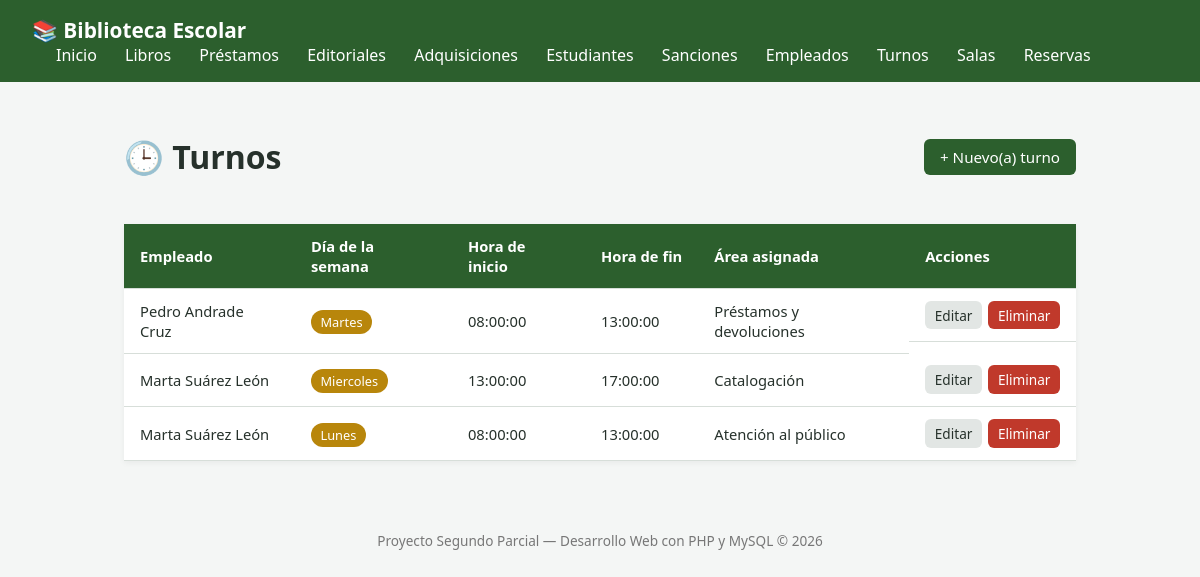
The page /index.php?route=turnos on the database its author committed.
### tables this page shows
CREATE TABLE IF NOT EXISTS turnos (
    id INT AUTO_INCREMENT PRIMARY KEY,
    empleado_id INT NOT NULL,
    dia_semana ENUM('Lunes', 'Martes', 'Miercoles', 'Jueves', 'Viernes', 'Sabado') NOT NULL DEFAULT 'Lunes',
    hora_inicio TIME NOT NULL,
    hora_fin TIME NOT NULL,
    area VARCHAR(80) NOT NULL,
    creado_en TIMESTAMP DEFAULT CURRENT_TIMESTAMP,
    CONSTRAINT fk_turno_empleado
        FOREIGN KEY (empleado_id) REFERENCES empleados(id)
        ON DELETE CASCADE
        ON UPDATE CASCADE
);

CREATE TABLE IF NOT EXISTS empleados (
    id INT AUTO_INCREMENT PRIMARY KEY,
    nombres VARCHAR(100) NOT NULL,
    apellidos VARCHAR(100) NOT NULL,
    cargo VARCHAR(80) NOT NULL,
    telefono VARCHAR(20) NOT NULL,
    email VARCHAR(150) NOT NULL UNIQUE,
    creado_en TIMESTAMP DEFAULT CURRENT_TIMESTAMP
);

### app/controllers/turnosController.php (called while the page is built, shortened)
<?php
require_once __DIR__ . '/../models/turnos.php';
class TurnoController
{
    public function index(): void
    {
        $turnosLista = turnos::obtenerTodos();
        require __DIR__ . '/../views/turnos/index.php';
    }
}

### app/models/turnos.php (called while the page is built, shortened)
<?php
class turnos{
    public static function obtenerTodos()
    {
        $conn = Conexion::conectar();
        $sql = "SELECT
        h.id, h.empleado_id, p.nombres AS nombre_empleado, p.apellidos, h.dia_semana, h.hora_inicio, h.hora_fin, h.area
        FROM turnos h
        INNER JOIN empleados p
        ON h.empleado_id = p.id
        ORDER BY h.id DESC";
        $res = $conn->query($sql);
        $turnosLista = [];
        while ($fila = $res->fetch_assoc()) {
            $turnosLista[] = $fila;
        }
        return $turnosLista;
    }
}
?>

### app/views/turnos/index.php (the view, shortened to what this page needs)
<?php require __DIR__ . '/../header.php'; ?>
<div class="page-header">
    <h1>🕒 Turnos</h1>
    <a href="index.php?route=turnos/create" class="btn btn-primary">+ Nuevo(a) turno</a>
</div>
<?php if (empty($turnosLista)): ?>
    <p class="empty-state">No hay registros todavía.</p>
<?php else: ?>
    <table class="tabla">
        <thead>
            <tr>
                <th>Empleado</th>
                <th>Día de la semana</th>
                <th>Hora de inicio</th>
                <th>Hora de fin</th>
                <th>Área asignada</th>
                <th>Acciones</th>
            </tr>
        </thead>
        <tbody>
            <?php foreach ($turnosLista as $reg): ?>
                <tr>
                    <td><?= htmlspecialchars($reg['nombre_empleado'] . ' ' . $reg['apellidos']) ?></td>
                    <td>
                        <?php $clasesEstado_dia_semana = ['Lunes' => 'badge-warning', 'Martes' => 'badge-warning', 'Miercoles' => 'badge-warning', 'Jueves' => 'badge-warning', 'Viernes' => 'badge-warning', 'Sabado' => 'badge-warning']; ?>
                        <span class="badge <?= $clasesEstado_dia_semana[$reg['dia_semana']] ?? '' ?>"><?= htmlspecialchars(ucfirst($reg['dia_semana'])) ?></span>
                    </td>
                    <td><?= htmlspecialchars($reg['hora_inicio']) ?></td>
                    <td><?= htmlspecialchars($reg['hora_fin']) ?></td>
                    <td><?= htmlspecialchars($reg['area']) ?></td>
                    <td class="acciones">
                        <a href="index.php?route=turnos/edit&id=<?= $reg['id'] ?>" class="btn btn-small">Editar</a>
                        <a href="index.php?route=turnos/delete&id=<?= $reg['id'] ?>"
                           class="btn btn-small btn-danger"
                           onclick="return confirm('¿Está seguro de eliminar este registro? Esta acción no se puede deshacer.');">
                           Eliminar
                        </a>
                    </td>
                </tr>
            <?php endforeach; ?>
        </tbody>
    </table>
<?php endif; ?>
<?php require __DIR__ . '/../footer.php'; ?>

### public/css/style.css (style rules this page uses)
:root { --color-primario: #2c5f2d; --color-primario-oscuro: #1e4220; --color-fondo: #f4f6f5; --color-texto: #26312b; --color-borde: #d7ded9; --color-error: #c0392b; --color-exito: #27924b; --color-advertencia: #b8860b; }
* { box-sizing: border-box; }
body { margin: 0; font-family: 'Segoe UI', Arial, sans-serif; background-color: var(--color-fondo); color: var(--color-texto); }
.page-header { display: flex; justify-content: space-between; align-items: center; margin-bottom: 1.5rem; flex-wrap: wrap; gap: 1rem; }
.btn { display: inline-block; padding: 0.5rem 1rem; border-radius: 6px; text-decoration: none; background: #e2e6e4; color: var(--color-texto); border: none; cursor: pointer; font-size: 0.95rem; }
.btn-primary { background-color: var(--color-primario); color: white; }
.btn-danger { background-color: var(--color-error); color: white; }
.btn-small { padding: 0.3rem 0.6rem; font-size: 0.85rem; }
.tabla { width: 100%; border-collapse: collapse; background: white; box-shadow: 0 2px 6px rgba(0,0,0,0.05); }
.tabla th, .tabla td { padding: 0.75rem 1rem; border-bottom: 1px solid var(--color-borde); text-align: left; font-size: 0.92rem; }
.tabla th { background-color: var(--color-primario); color: white; }
.acciones { display: flex; gap: 0.4rem; flex-wrap: wrap; }
.badge { padding: 0.2rem 0.6rem; border-radius: 12px; font-size: 0.8rem; color: white; }
.badge-warning { background-color: var(--color-advertencia); }

### rows shown on the page
turnos: empleado.apellidos "Pedro Andrade Cruz", dia_semana "Martes", hora_inicio "08:00:00", hora_fin "13:00:00", area "Préstamos y devoluciones"
turnos: empleado.apellidos "Marta Suárez León", dia_semana "Miercoles", hora_inicio "13:00:00", hora_fin "17:00:00", area "Catalogación"
turnos: empleado.apellidos "Marta Suárez León", dia_semana "Lunes", hora_inicio "08:00:00", hora_fin "13:00:00", area "Atención al público"
